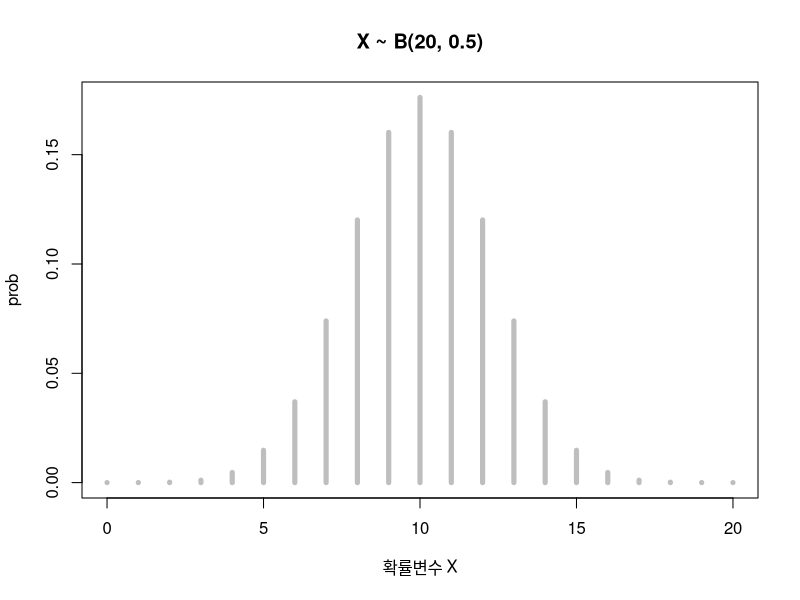

Write the R code that produced this figure. (Note: this script raises an error after producing the figure.)
# # 성공확률이 0.5인 베르누이 시행을 20회 했을 때의 이항분포 밀도함수
y <- dbinom(0:20, size = 20, prob = 0.5)
plot(0:20, y, type='h', lwd = 5, col="grey", ylab = "prob", xlab = "확률변수 X", main = c("X ~ B(20, 0.5)"))

# 동전을 20번 던졌다. 앞면이 12번 나올 확률은?
# P(X = 12) 확률계산
dbinom(12, size = 20, prob = 0.5) # 약 12%

# 동전을 20번 던졌다. 앞면이 12번 이하로 나올 확률은?
# P(X <= 12) 확률계산 
pbinom(12, size = 20, prob = 0.5, lower.tail = TRUE) # 86%
pbinom(12, size = 20, prob = 0.5) # 디폴트 값이 true임
sum(dbinom(0:12, size = 20, prob = 0.5)) # dbinom을 12까지 더해도 같은 값

# 동전을 20번 던졌다. 앞면이 13번 이상 나올 확률은?
# P(X > 12) 확률계산 
pbinom(12, size = 20, prob = 0.5, lower.tail = FALSE) # 86%
1 - pbinom(12, size = 20, prob = 0.5, lower.tail = TRUE) # 같은 값

# 이항분포 난수 발생
k = rbinom(20, size=200, prob = 0.20)

plot(k2, type='h')
plot(pbinom(0:20, size=20, prob=0.5), type='h')


# 예시, 200번 동전을 던졌다. 100번 이하로 앞이 나올 확률은?
pbinom(99, 200, prob = 0.5)


     